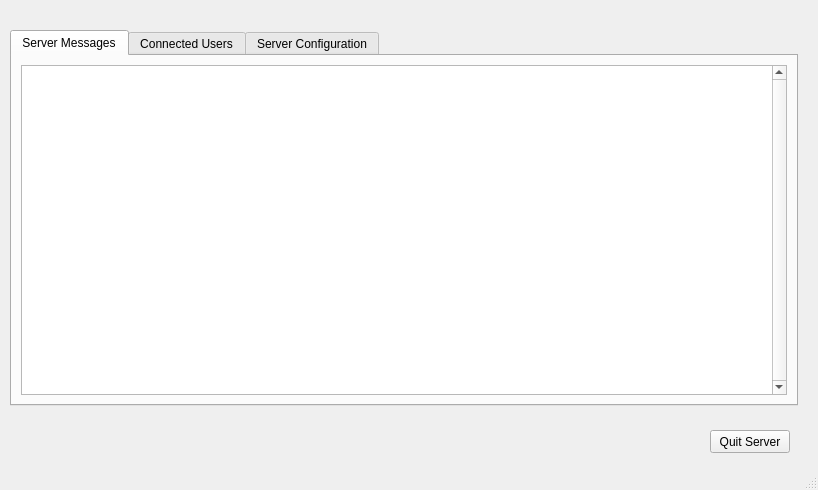
<?xml version="1.0" encoding="UTF-8"?>
<ui version="4.0">
 <class>ServerApp</class>
 <widget class="QMainWindow" name="ServerApp">
  <property name="geometry">
   <rect>
    <x>0</x>
    <y>0</y>
    <width>818</width>
    <height>490</height>
   </rect>
  </property>
  <property name="contextMenuPolicy">
   <enum>Qt::NoContextMenu</enum>
  </property>
  <property name="windowTitle">
   <string>PixSpace Server</string>
  </property>
  <property name="windowIcon">
   <iconset resource="Icon.qrc">
    <normaloff>:/icon/PeegSpace.png</normaloff>:/icon/PeegSpace.png</iconset>
  </property>
  <widget class="QWidget" name="centralwidget">
   <widget class="QTabWidget" name="tabWidget">
    <property name="geometry">
     <rect>
      <x>10</x>
      <y>30</y>
      <width>788</width>
      <height>376</height>
     </rect>
    </property>
    <property name="toolTip">
     <string>&lt;html&gt;&lt;head/&gt;&lt;body&gt;&lt;p&gt;&lt;br/&gt;&lt;/p&gt;&lt;/body&gt;&lt;/html&gt;</string>
    </property>
    <property name="currentIndex">
     <number>0</number>
    </property>
    <widget class="QWidget" name="tab">
     <attribute name="title">
      <string>Server Messages</string>
     </attribute>
     <layout class="QGridLayout" name="gridLayout_3">
      <item row="0" column="0">
       <widget class="QTextEdit" name="serverMessage">
        <property name="verticalScrollBarPolicy">
         <enum>Qt::ScrollBarAlwaysOn</enum>
        </property>
        <property name="readOnly">
         <bool>true</bool>
        </property>
       </widget>
      </item>
     </layout>
    </widget>
    <widget class="QWidget" name="connectedUserTab">
     <attribute name="title">
      <string>Connected Users</string>
     </attribute>
     <layout class="QGridLayout" name="gridLayout_4">
      <item row="0" column="0">
       <widget class="QTextBrowser" name="connectedUsers">
        <property name="verticalScrollBarPolicy">
         <enum>Qt::ScrollBarAlwaysOn</enum>
        </property>
       </widget>
      </item>
     </layout>
    </widget>
    <widget class="QWidget" name="tab_2">
     <attribute name="title">
      <string>Server Configuration</string>
     </attribute>
     <layout class="QVBoxLayout" name="verticalLayout_4">
      <item>
       <layout class="QVBoxLayout" name="verticalLayout">
        <item>
         <widget class="QGroupBox" name="groupBox">
          <property name="title">
           <string>MySQL Configuration</string>
          </property>
          <layout class="QGridLayout" name="gridLayout">
           <item row="0" column="0">
            <widget class="QLabel" name="label_2">
             <property name="text">
              <string>Server Hostname</string>
             </property>
            </widget>
           </item>
           <item row="0" column="1">
            <widget class="QLabel" name="label_3">
             <property name="text">
              <string>Port</string>
             </property>
            </widget>
           </item>
           <item row="1" column="0">
            <widget class="QLineEdit" name="sqlHost">
             <property name="text">
              <string/>
             </property>
            </widget>
           </item>
           <item row="1" column="1">
            <widget class="QLineEdit" name="sqlPort">
             <property name="text">
              <string/>
             </property>
            </widget>
           </item>
           <item row="2" column="0">
            <widget class="QLabel" name="label_8">
             <property name="text">
              <string>Username</string>
             </property>
            </widget>
           </item>
           <item row="2" column="1">
            <widget class="QLabel" name="label_4">
             <property name="text">
              <string>Password</string>
             </property>
            </widget>
           </item>
           <item row="3" column="0">
            <widget class="QLineEdit" name="sqlUserName">
             <property name="text">
              <string/>
             </property>
            </widget>
           </item>
           <item row="3" column="1">
            <widget class="QLineEdit" name="sqlPass">
             <property name="text">
              <string>pigspace</string>
             </property>
             <property name="echoMode">
              <enum>QLineEdit::Password</enum>
             </property>
            </widget>
           </item>
           <item row="4" column="0">
            <widget class="QLabel" name="label_7">
             <property name="text">
              <string>Database Name</string>
             </property>
            </widget>
           </item>
           <item row="4" column="1" rowspan="2">
            <layout class="QHBoxLayout" name="horizontalLayout_4">
             <item>
              <spacer name="horizontalSpacer_6">
               <property name="orientation">
                <enum>Qt::Horizontal</enum>
               </property>
               <property name="sizeHint" stdset="0">
                <size>
                 <width>40</width>
                 <height>20</height>
                </size>
               </property>
              </spacer>
             </item>
             <item>
              <widget class="QPushButton" name="saveSQL">
               <property name="text">
                <string>Save</string>
               </property>
              </widget>
             </item>
            </layout>
           </item>
           <item row="5" column="0">
            <widget class="QLineEdit" name="sqlDBName">
             <property name="text">
              <string/>
             </property>
            </widget>
           </item>
          </layout>
         </widget>
        </item>
       </layout>
      </item>
      <item>
       <widget class="QGroupBox" name="groupBox_2">
        <property name="title">
         <string>Server Time Acceleration</string>
        </property>
        <layout class="QGridLayout" name="gridLayout_2">
         <item row="0" column="0">
          <widget class="QLabel" name="speedLabel">
           <property name="text">
            <string>Current Acceleration:</string>
           </property>
          </widget>
         </item>
         <item row="1" column="0">
          <widget class="QSlider" name="speedSlider">
           <property name="maximum">
            <number>7</number>
           </property>
           <property name="orientation">
            <enum>Qt::Horizontal</enum>
           </property>
           <property name="tickPosition">
            <enum>QSlider::TicksBelow</enum>
           </property>
           <property name="tickInterval">
            <number>1</number>
           </property>
          </widget>
         </item>
         <item row="2" column="0">
          <widget class="QLabel" name="newSpeedLabel">
           <property name="text">
            <string>New Acceleration:</string>
           </property>
          </widget>
         </item>
         <item row="3" column="0" colspan="2">
          <spacer name="horizontalSpacer_3">
           <property name="orientation">
            <enum>Qt::Horizontal</enum>
           </property>
           <property name="sizeHint" stdset="0">
            <size>
             <width>656</width>
             <height>20</height>
            </size>
           </property>
          </spacer>
         </item>
         <item row="3" column="2">
          <widget class="QPushButton" name="applySpeed">
           <property name="text">
            <string>Apply</string>
           </property>
          </widget>
         </item>
        </layout>
       </widget>
      </item>
     </layout>
    </widget>
   </widget>
   <widget class="QPushButton" name="quitServerButton">
    <property name="geometry">
     <rect>
      <x>710</x>
      <y>430</y>
      <width>80</width>
      <height>23</height>
     </rect>
    </property>
    <property name="text">
     <string>Quit Server</string>
    </property>
   </widget>
  </widget>
  <widget class="QStatusBar" name="statusbar"/>
 </widget>
 <resources>
  <include location="Icon.qrc"/>
 </resources>
 <connections/>
</ui>
